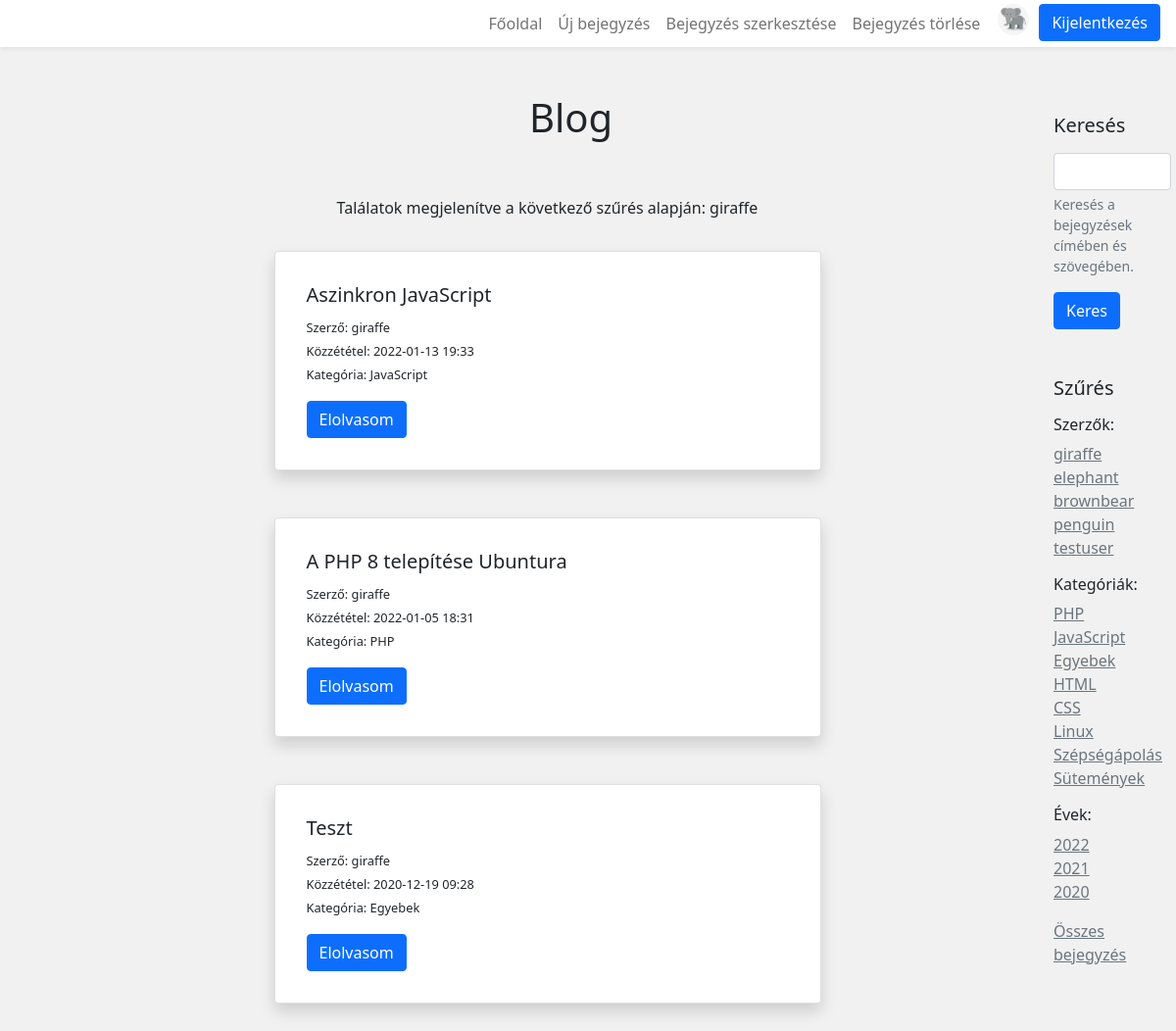
/index.php?filter=giraffe (signed in), run on the app's committed database.
### tables this page shows
CREATE TABLE `authors` (
  `id` int(11) NOT NULL,
  `author_name` varchar(55) NOT NULL,
  `author_password` varchar(255) NOT NULL,
  `author_image` varchar(70) NOT NULL
);

CREATE TABLE `category` (
  `id` int(11) NOT NULL,
  `category_name` varchar(50) NOT NULL
);

CREATE TABLE `posts` (
  `id` int(11) NOT NULL,
  `post_title` varchar(255) NOT NULL,
  `post_date` varchar(40) NOT NULL,
  `post_text` longtext NOT NULL,
  `author_id` int(11) NOT NULL,
  `category_id` int(11) NOT NULL
);

### models/usermodel.php (called while the page is built, shortened)
<?php
require_once './app/connection.php';
function getAllUsers() {
    $conn = connection();
    $sql = "SELECT * FROM authors;";
    $result = dbSelect($conn, $sql);
    $detail = getData($result);
    return $detail;
}

### app/connection.php (called while the page is built, shortened)
<?php
function dbSelect($link, $query) {
    return mysqli_query($link, $query);
}
function getData($result) {
    $detail = [];
    while($row = mysqli_fetch_assoc($result)) {
        $detail[] = $row;
    }
    return $detail;
}

### models/postmodel.php (called while the page is built, shortened)
<?php
require_once './app/connection.php';
function getFilteredPosts($filter, $pagePosts, $postsPerPage) {
    $conn = connection();
    $sql = "SELECT posts.id, posts.post_title, posts.post_date,
            posts.post_text, posts.author_id, authors.author_name, category.category_name
            FROM posts
            JOIN authors ON posts.author_id = authors.id
            JOIN category ON posts.category_id = category.id
            WHERE category.category_name = '" . $filter . "'
            OR authors.author_name = '" . $filter . "'
            OR posts.post_date LIKE '%" . $filter . "%'
            ORDER BY posts.post_date DESC
            LIMIT $pagePosts, $postsPerPage;";
    $result = dbSelect($conn, $sql);
    $detail = getData($result);
    return $detail;
}
function getCategory() {
    $conn = connection();
    $sql = "SELECT * FROM category";
    $result = dbSelect($conn, $sql);
    $detail = getData($result);
    return $detail;
}
function getPostDate() {
    $conn = connection();
    $sql = "SELECT post_date FROM posts
            ORDER BY post_date DESC;";
    $result = dbSelect($conn, $sql);
    $detail = getData($result);
    return $detail;
}

### index.php (the view, shortened to what this page needs)
<?php
include 'includes/header.php';
include 'includes/navbar.php';
include 'includes/sidebar.php';
require_once './models/postmodel.php';
$postsPerPage = 5;
$message = '';
?>
<div class="container pt-5">
    <h1 class="text-center p-5">Blog</h1>
    <?php
    if(isset($_SESSION['filter']) && $_SESSION['filter'] !== 'nofilter') {
        $filter = $_SESSION['filter'];
        $pagePosts = ($_SESSION['page'] - 1) * $postsPerPage;
        if(!$posts = getFilteredPosts($filter, $pagePosts, $postsPerPage)) {
            print('<p class="text-center">Nincs találat.</p>');
        }
        $message = 'Találatok megjelenítve a következő szűrés alapján: ' . $filter;
    } else {
        $pagePosts = ($_SESSION['page'] - 1) * $postsPerPage;
        $numberOfPosts = numberOfPosts();
        $numberOfPages = ceil($numberOfPosts / $postsPerPage);
        $posts = getPostsPerPage($pagePosts, $postsPerPage);
    }
    ?>
    <p class="text-center pb-3"><?php print($message);?></p>
    <?php
    foreach ($posts as $post) {
    ?>
    <div class="card col col-lg-6 m-auto shadow p-3 mb-5 bg-white rounded">
        <div class="card-body">
            <h5 class="card-title"><?php print($post['post_title']);?></h5>
            <span class="card-text info">Szerző: <?php print($post['author_name']);?></span><br>
            <span class="card-text info">Közzététel: <?php print($post['post_date']);?></span><br>
            <span class="card-text info">Kategória: <?php print($post['category_name']);?></span><br>
            <a href="index.php?linkid=<?php print($post['id']);?>" class="btn btn-primary mt-3">Elolvasom</a>
        </div>
    </div>
    <?php
    }
    ?>
</div>
<?php
include 'includes/footer.php';
?>

### includes/sidebar.php
<?php
require_once './models/postmodel.php';
require_once 'models/usermodel.php';
$authors = getAllUsers();
$categories = getCategory();
$dates = getPostDate();
function getYears($dates) {
    $yearsArray = [];
    for($i = 0; $i < count($dates); $i++) {
        array_push($yearsArray, substr($dates[$i]['post_date'], 0, 4));
    }
    return array_unique($yearsArray);
}
$years = getYears($dates);
?>
<div class="sidebar">
    <div class="mb-3">
        <h5 class="mb-3 mt-3">Keresés</h5>
        <form method="POST">
            <div class="mb-3">
                <input type="text" class="form-control" id="search" name="search" aria-describedby="kereses">
                <div id="kereses" class="form-text">Keresés a bejegyzések címében és szövegében.</div>
            </div>
            <button type="submit" class="btn btn-primary">Keres</button>
        </form>
        <h5 class="mb-3 mt-5">Szűrés</h5>
        <h6 class="mt-3">Szerzők:</h6>
        <?php
        for($i = 0; $i < count($authors); $i++) {
            ?>
            <a href="index.php?filter=<?php print($authors[$i]['author_name']);?>" class="text-secondary"><?php print($authors[$i]['author_name']);?></a><br>
            <?php
        }
        ?>
        <h6 class="mt-3">Kategóriák:</h6>
        <?php
        for($i = 0; $i < count($categories); $i++) {
            ?>
            <a href="index.php?filter=<?php print($categories[$i]['category_name']);?>" class="text-secondary"><?php print($categories[$i]['category_name']);?></a><br>
            <?php
        }
        ?>
        <h6 class="mt-3">Évek:</h6>
        <?php
        foreach($years as $value) {
            ?>
            <a href="index.php?filter=<?php print($value);?>" class="text-secondary"><?php print($value);?></a><br>
            <?php
        }
        ?>
    </div>
    <a href="index.php?filter=nofilter" class="text-secondary">Összes bejegyzés</a>
</div>

### assets/style/style.css (style rules this page uses)
* { margin: 0; padding: 0; box-sizing: border-box; }
body { background-color: rgb(241, 241, 241); }
.sidebar { margin-top: 100px; float: right; width: 10%; height: 100%; margin-right: 5px; }
.info { font-size: 0.8em; }

### data on the page
authors: author_name "giraffe"
authors: author_name "elephant"
authors: author_name "brownbear"
authors: author_name "penguin"
authors: author_name "testuser"
category: category_name "PHP"
category: category_name "JavaScript"
category: category_name "Egyebek"
category: category_name "HTML"
category: category_name "CSS"
category: category_name "Linux"
category: category_name "Szépségápolás"
category: category_name "Sütemények"
posts: post_title "Aszinkron JavaScript", author.author_name "giraffe", post_date "2022-01-13 19:33", category.category_name "JavaScript"
posts: post_title "A PHP 8 telepítése Ubuntura", author.author_name "giraffe", post_date "2022-01-05 18:31", category.category_name "PHP"
posts: post_title "Teszt", author.author_name "giraffe", post_date "2020-12-19 09:28", category.category_name "Egyebek"

### other printed values
$value "2022"
$value "2021"
$value "2020"
$message "Találatok megjelenítve a következő szűrés alapján: giraffe"
